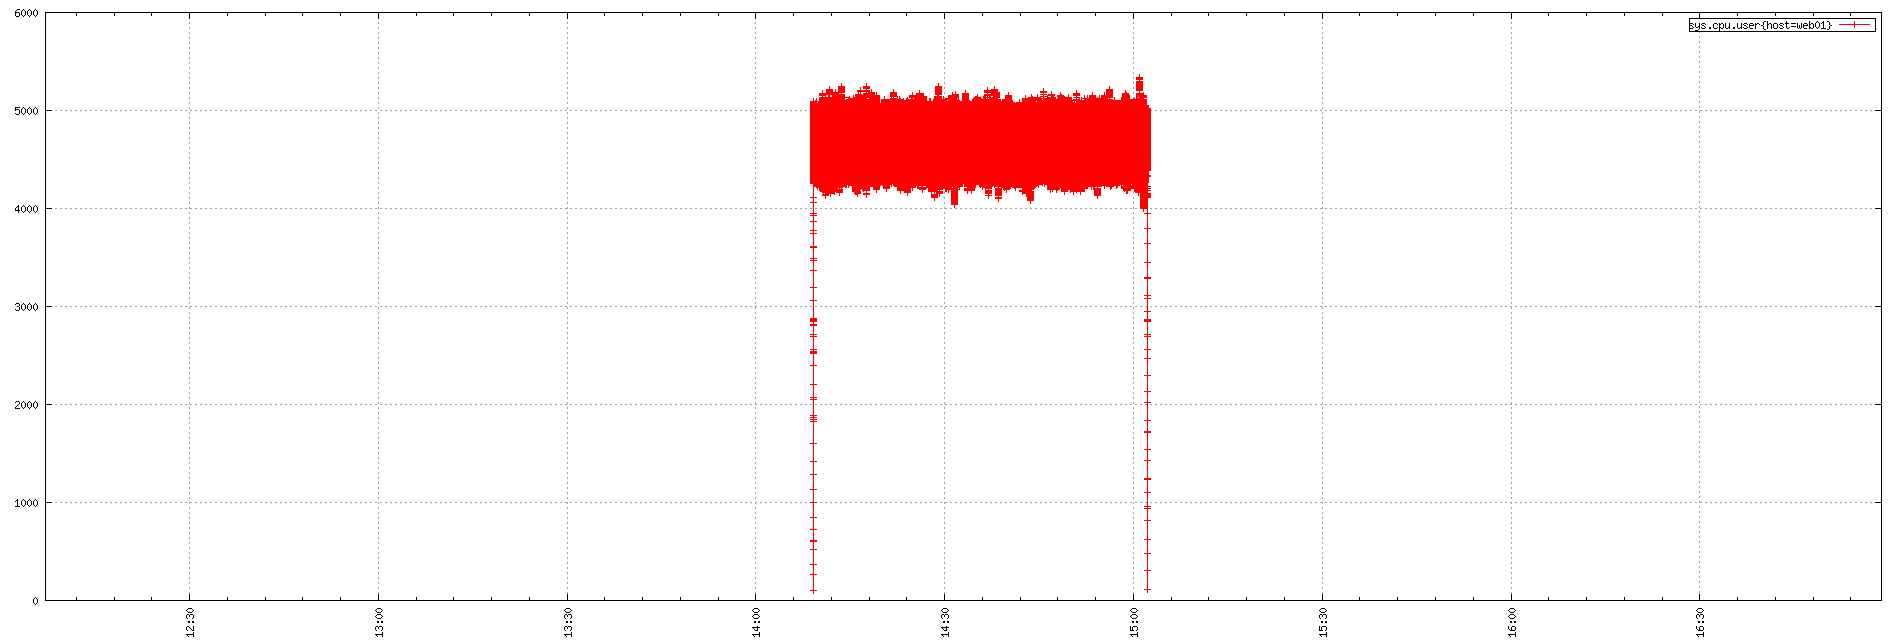

This figure's gnuplot source:
set term png small size 1900,644
set xdata time
set timefmt "%s"
if (GPVAL_VERSION < 4.6) set xtics rotate; else set xtics rotate right
set output "${TMPDIR-'tmp'}/tsd/775d32b.png"
set xrange ["1673870825":"1673888333"]
set format x "%H:%M"
set grid
set style data linespoint
set key right box
set yrange [0:]
plot  "${TMPDIR-'tmp'}/tsd/775d32b_0.dat" using 1:2 title "sys.cpu.user{host=web01}"
